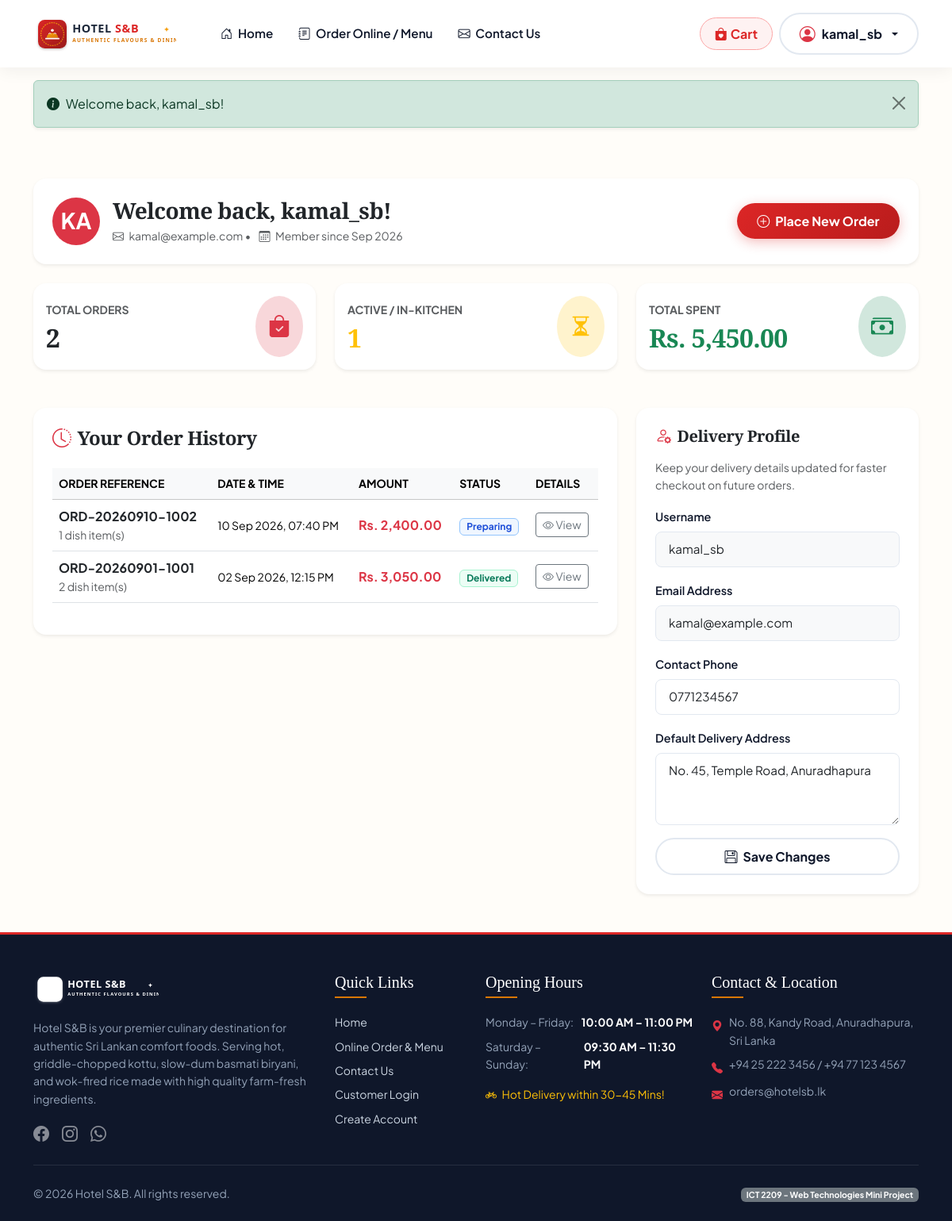
/dashboard.php (signed in), run on the app's committed database.
### tables this page shows
CREATE TABLE `users` (
  `id` INT AUTO_INCREMENT PRIMARY KEY,
  `username` VARCHAR(50) NOT NULL UNIQUE,
  `email` VARCHAR(100) NOT NULL UNIQUE,
  `password` VARCHAR(255) NOT NULL,
  `phone` VARCHAR(20) DEFAULT NULL,
  `address` TEXT DEFAULT NULL,
  `created_at` TIMESTAMP DEFAULT CURRENT_TIMESTAMP
);

CREATE TABLE `orders` (
  `id` INT AUTO_INCREMENT PRIMARY KEY,
  `order_number` VARCHAR(30) NOT NULL UNIQUE,
  `user_id` INT NULL,
  `customer_name` VARCHAR(100) NOT NULL,
  `customer_email` VARCHAR(100) NOT NULL,
  `customer_phone` VARCHAR(20) NOT NULL,
  `delivery_address` TEXT NOT NULL,
  `total_amount` DECIMAL(10,2) NOT NULL,
  `payment_method` VARCHAR(50) DEFAULT 'Cash on Delivery',
  `order_notes` TEXT DEFAULT NULL,
  `status` ENUM('Pending', 'Preparing', 'Out for Delivery', 'Delivered', 'Cancelled') DEFAULT 'Pending',
  `created_at` TIMESTAMP DEFAULT CURRENT_TIMESTAMP,
  FOREIGN KEY (`user_id`) REFERENCES `users`(`id`) ON DELETE SET NULL
);

### dashboard.php (the view, shortened to what this page needs)
<?php
require_once __DIR__ . '/includes/db.php';
require_once __DIR__ . '/includes/functions.php';
$user_id = (int)$_SESSION['user_id'];
$user_stmt = $pdo->prepare("SELECT * FROM `users` WHERE `id` = :id LIMIT 1");
$user_stmt->execute(['id' => $user_id]);
$current_user = $user_stmt->fetch();
$orders_stmt = $pdo->prepare("
    SELECT * FROM `orders`
    WHERE `user_id` = :user_id
    ORDER BY `created_at` DESC
");
$orders_stmt->execute(['user_id' => $user_id]);
$user_orders = $orders_stmt->fetchAll();
$total_orders_count = count($user_orders);
$total_spent = 0.0;
$pending_count = 0;
foreach ($user_orders as $ord) {
    $total_spent += (float)$ord['total_amount'];
    if (in_array($ord['status'], ['Pending', 'Preparing', 'Out for Delivery'])) {
        $pending_count++;
    }
}
require_once __DIR__ . '/includes/header.php';
?>
<div class="container py-5">
  <div class="card border-0 shadow-sm rounded-4 p-4 mb-4 bg-white">
    <div class="d-flex flex-column flex-md-row justify-content-between align-items-md-center gap-3">
      <div class="d-flex align-items-center gap-3">
        <div class="rounded-circle bg-danger text-white d-flex align-items-center justify-content-center fw-bold fs-3" style="width: 60px; height: 60px;">
          <?php echo strtoupper(substr($current_user['username'] ?? 'U', 0, 2)); ?>
        </div>
        <div>
          <h3 class="fw-bold mb-1 font-serif">Welcome back, <?php echo htmlspecialchars($current_user['username']); ?>!</h3>
          <p class="text-muted mb-0 small">
            <i class="bi bi-envelope me-1"></i> <?php echo htmlspecialchars($current_user['email']); ?> &bull;
            <i class="bi bi-calendar3 ms-2 me-1"></i> Member since <?php echo date('M Y', strtotime($current_user['created_at'])); ?>
          </p>
        </div>
      </div>
      <div>
        <a href="menu.php" class="btn btn-primary-sb">
          <i class="bi bi-plus-circle me-1"></i> Place New Order
        </a>
      </div>
    </div>
  </div>
  <div class="row g-4 mb-5">
    <div class="col-md-4">
      <div class="card border-0 shadow-sm rounded-4 p-3 bg-white">
        <div class="d-flex align-items-center justify-content-between">
          <div>
            <span class="text-muted small text-uppercase fw-bold">Total Orders</span>
            <h2 class="fw-bold mt-1 mb-0 text-dark"><?php echo $total_orders_count; ?></h2>
          </div>
          <div class="rounded-circle bg-danger-subtle text-danger p-3 fs-3">
            <i class="bi bi-bag-check-fill"></i>
          </div>
        </div>
      </div>
    </div>
    <div class="col-md-4">
      <div class="card border-0 shadow-sm rounded-4 p-3 bg-white">
        <div class="d-flex align-items-center justify-content-between">
          <div>
            <span class="text-muted small text-uppercase fw-bold">Active / In-Kitchen</span>
            <h2 class="fw-bold mt-1 mb-0 text-warning"><?php echo $pending_count; ?></h2>
          </div>
          <div class="rounded-circle bg-warning-subtle text-warning p-3 fs-3">
            <i class="bi bi-hourglass-split"></i>
          </div>
        </div>
      </div>
    </div>
    <div class="col-md-4">
      <div class="card border-0 shadow-sm rounded-4 p-3 bg-white">
        <div class="d-flex align-items-center justify-content-between">
          <div>
            <span class="text-muted small text-uppercase fw-bold">Total Spent</span>
            <h2 class="fw-bold mt-1 mb-0 text-success"><?php echo format_currency($total_spent); ?></h2>
          </div>
          <div class="rounded-circle bg-success-subtle text-success p-3 fs-3">
            <i class="bi bi-cash-stack"></i>
          </div>
        </div>
      </div>
    </div>
  </div>
  <div class="row g-4">
    <div class="col-lg-8">
      <div class="card border-0 shadow-sm rounded-4 p-4 bg-white">
        <h4 class="fw-bold mb-4 font-serif d-flex align-items-center gap-2">
          <i class="bi bi-clock-history text-danger"></i> Your Order History
        </h4>
        <?php if (!empty($user_orders)): ?>
          <div class="table-responsive">
            <table class="table table-hover align-middle">
              <thead class="table-light small text-uppercase">
                <tr>
                  <th>Order Reference</th>
                  <th>Date &amp; Time</th>
                  <th>Amount</th>
                  <th>Status</th>
                  <th>Details</th>
                </tr>
              </thead>
              <tbody>
                <?php foreach ($user_orders as $order): ?>
                  <?php
                    $items_stmt = $pdo->prepare("SELECT * FROM `order_items` WHERE `order_id` = :oid");
                    $items_stmt->execute(['oid' => $order['id']]);
                    $items = $items_stmt->fetchAll();
                    $status_class = match ($order['status']) {
                        'Preparing'        => 'badge-status-preparing',
                        'Out for Delivery' => 'badge-status-out-for-delivery',
                        'Delivered'        => 'badge-status-delivered',
                        'Cancelled'        => 'badge-status-cancelled',
                        default            => 'badge-status-pending',
                    };
                  ?>
                  <tr>
                    <td>
                      <span class="fw-bold text-dark"><?php echo htmlspecialchars($order['order_number']); ?></span>
                      <div class="small text-muted"><?php echo count($items); ?> dish item(s)</div>
                    </td>
                    <td class="small">
                      <?php echo date('d M Y, h:i A', strtotime($order['created_at'])); ?>
                    </td>
                    <td>
                      <strong class="text-danger"><?php echo format_currency($order['total_amount']); ?></strong>
                    </td>
                    <td>
                      <span class="badge <?php echo $status_class; ?> px-2 py-1">
                        <?php echo htmlspecialchars($order['status']); ?>
                      </span>
                    </td>
                    <td>
                      <button class="btn btn-sm btn-outline-secondary" type="button" data-bs-toggle="collapse" data-bs-target="#orderCollapse_<?php echo $order['id']; ?>" aria-expanded="false">
                        <i class="bi bi-eye"></i> View
                      </button>
                    </td>
                  </tr>
                <?php endforeach; ?>
              </tbody>
            </table>
          </div>
        <?php endif; ?>
      </div>
    </div>
    <div class="col-lg-4">
      <div class="card border-0 shadow-sm rounded-4 p-4 bg-white">
        <h5 class="fw-bold mb-3 font-serif d-flex align-items-center gap-2">
          <i class="bi bi-person-gear text-danger"></i> Delivery Profile
        </h5>
        <p class="text-muted small">Keep your delivery details updated for faster checkout on future orders.</p>
        <form action="dashboard.php" method="POST">
          <div class="mb-3">
            <label class="form-label">Username</label>
            <input type="text" class="form-control bg-light" value="<?php echo htmlspecialchars($current_user['username']); ?>" readonly>
          </div>
          <div class="mb-3">
            <label class="form-label">Email Address</label>
            <input type="email" class="form-control bg-light" value="<?php echo htmlspecialchars($current_user['email']); ?>" readonly>
          </div>
          <div class="mb-3">
            <label for="prof_phone" class="form-label">Contact Phone</label>
            <input type="text" class="form-control" id="prof_phone" name="phone" value="<?php echo htmlspecialchars($current_user['phone'] ?? ''); ?>" placeholder="0771234567">
          </div>
          <div class="mb-3">
            <label for="prof_address" class="form-label">Default Delivery Address</label>
            <textarea class="form-control" id="prof_address" name="address" rows="3" placeholder="No. 12, Main Street, City..."><?php echo htmlspecialchars($current_user['address'] ?? ''); ?></textarea>
          </div>
          <button type="submit" class="btn btn-outline-sb w-100">
            <i class="bi bi-floppy me-1"></i> Save Changes
          </button>
        </form>
      </div>
    </div>
  </div>
</div>
<?php require_once __DIR__ . '/includes/footer.php'; ?>

### data on the page
users: username "KA", username "kamal_sb", email "kamal@example.com", created_at "Sep 2026", phone "0771234567", address "No. 45, Temple Road, Anuradhapura"
orders: order_number "ORD-20260910-1002", count($items) "1", created_at "10 Sep 2026, 07:40 PM", total_amount "Rs. 2,400.00", status "Preparing"
orders: order_number "ORD-20260901-1001", count($items) "2", created_at "02 Sep 2026, 12:15 PM", total_amount "Rs. 3,050.00", status "Delivered"

### other printed values
$_SESSION['username'] "kamal_sb"
$msg "Welcome back, kamal_sb!"
$total_orders_count "2"
$pending_count "1"
format_currency($total_spent) "Rs. 5,450.00"
